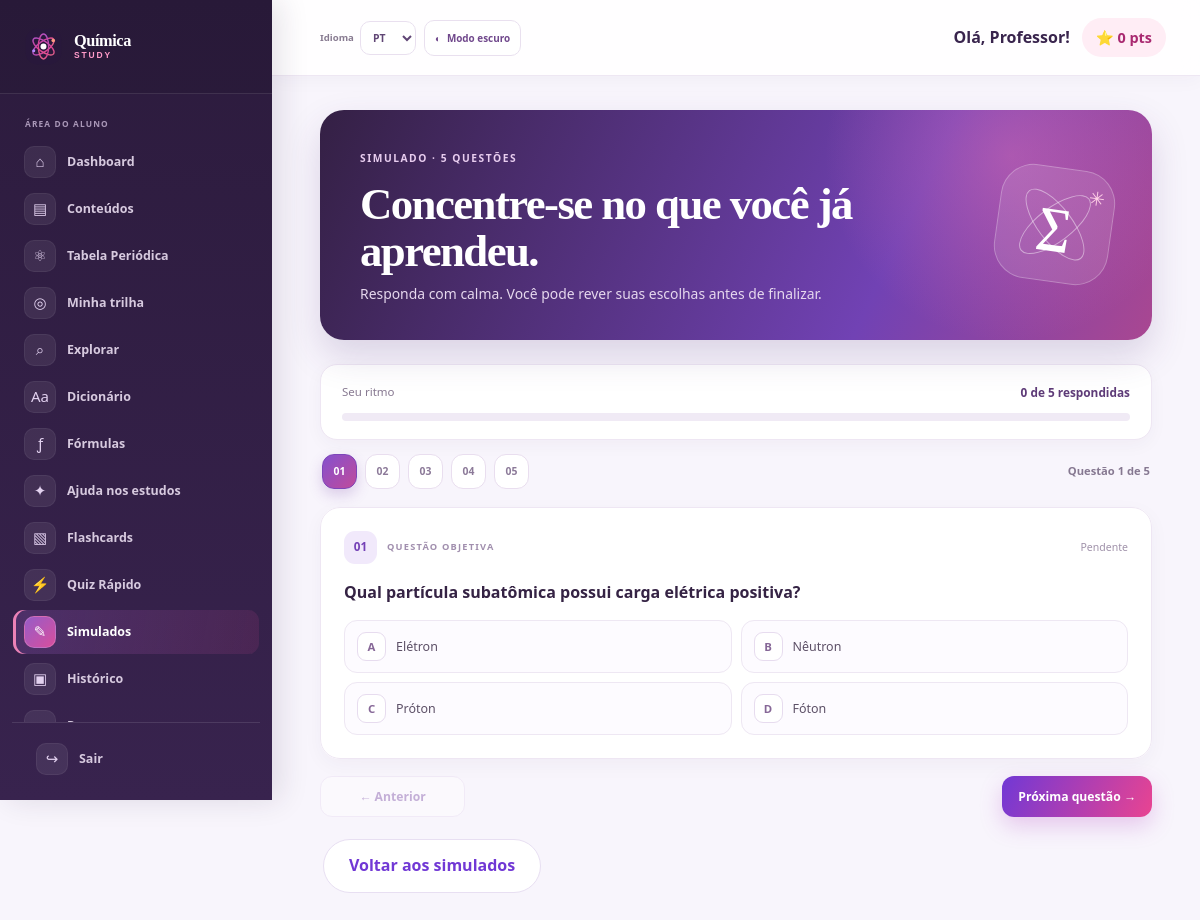
The app's page /aluno/simulado.php?id=1 (signed in) with its own data.
### tables this page shows
CREATE TABLE `usuarios` (
  `id` int(11) NOT NULL,
  `nome` varchar(100) NOT NULL,
  `email` varchar(100) NOT NULL,
  `senha` varchar(255) NOT NULL,
  `tipo` enum('aluno','admin') DEFAULT 'aluno',
  `pontos` int(11) DEFAULT 0,
  `criado_em` timestamp NOT NULL DEFAULT current_timestamp(),
  `avatar_key` varchar(20) NOT NULL DEFAULT 'atom',
  `foto_perfil` varchar(255) DEFAULT NULL
);

CREATE TABLE `questoes` (
  `id` int(11) NOT NULL,
  `conteudo_id` int(11) DEFAULT NULL,
  `tipo` enum('multipla','vf','dissertativa') DEFAULT 'multipla',
  `enunciado` text NOT NULL,
  `alt_a` varchar(255) DEFAULT NULL,
  `alt_b` varchar(255) DEFAULT NULL,
  `alt_c` varchar(255) DEFAULT NULL,
  `alt_d` varchar(255) DEFAULT NULL,
  `resposta_correta` text NOT NULL,
  `explicacao` text NOT NULL,
  `criado_em` timestamp NOT NULL DEFAULT current_timestamp()
);

### includes/funcoes.php (called while the page is built, shortened)
<?php
function escape($string) {
    return htmlspecialchars($string, ENT_QUOTES, 'UTF-8');
}
?>

### includes/auth.php (called while the page is built, shortened)
<?php
function getUsuarioLogado() {
    if (isset($_SESSION['usuario_id'])) {
        return [
            'id' => $_SESSION['usuario_id'],
            'nome' => $_SESSION['usuario_nome'],
            'tipo' => $_SESSION['usuario_tipo'],
            'pontos' => $_SESSION['usuario_pontos'] ?? 0
        ];
    }
    return null;
}
?>

### aluno/simulado.php (the view, shortened to what this page needs)
<?php
$css_extra = 'quiz.css';
require_once '../includes/header.php';
$simulado_id = (int)($_GET['id'] ?? 0);
$stmt = $pdo->prepare("SELECT q.id, q.enunciado, q.alt_a, q.alt_b, q.alt_c, q.alt_d, q.tipo FROM questoes q JOIN simulado_questoes sq ON q.id = sq.questao_id WHERE sq.simulado_id = :id ORDER BY sq.id");
$stmt->execute(['id' => $simulado_id]);
$questoes = $stmt->fetchAll();
?>
<section class="quiz-page">
    <div class="quiz-intro">
        <div><span class="quiz-kicker">SIMULADO · <?= count($questoes) ?> QUESTÕES</span><h1>Concentre-se no que você já aprendeu.</h1><p>Responda com calma. Você pode rever suas escolhas antes de finalizar.</p></div>
        <div class="quiz-intro-art" aria-hidden="true"><span>∑</span><i>✳</i></div>
    </div>
    <form method="POST" action="resultado.php" class="quiz-form" data-quiz-form data-question-count="<?= count($questoes) ?>">
        <div class="quiz-progress-card"><div class="quiz-progress-copy"><span>Seu ritmo</span><strong id="quiz-progress-label">0 de <?= count($questoes) ?> respondidas</strong></div><div class="quiz-progress-track" role="progressbar" aria-label="Questões respondidas" aria-valuemin="0" aria-valuemax="<?= count($questoes) ?>" aria-valuenow="0"><span id="quiz-progress-fill"></span></div></div>
        <div class="quiz-question-list">
            <?php foreach ($questoes as $index => $q): ?>
                <fieldset class="quiz-question" data-question-card>
                    <div class="quiz-question-top"><span class="question-badge"><?= str_pad((string)($index + 1), 2, '0', STR_PAD_LEFT) ?></span><span class="question-type"><?= $q['tipo'] === 'dissertativa' ? 'RESPOSTA ABERTA' : 'QUESTÃO OBJETIVA' ?></span><span class="question-state">Pendente</span></div>
                    <p class="quiz-question-text"><?= escape($q['enunciado']) ?></p>
                    <?php if ($q['tipo'] === 'multipla'): ?>
                        <div class="quiz-options">
                            <?php foreach (['A' => $q['alt_a'], 'B' => $q['alt_b'], 'C' => $q['alt_c'], 'D' => $q['alt_d']] as $letra => $alternativa): ?>
                                <label class="quiz-option"><span class="option-letter"><?= $letra ?></span><span class="option-text"><?= escape($alternativa) ?></span></label>
                            <?php endforeach; ?>
                        </div>
                    <?php else: ?>
                        <textarea class="essay-answer" name="respostas[<?= (int)$q['id'] ?>]" rows="5" required placeholder="Organize suas ideias e escreva sua resposta…"></textarea>
                    <?php endif; ?>
                </fieldset>
            <?php endforeach; ?>
        </div>
        <div class="quiz-submit-row"><a href="simulados.php" class="btn btn-secondary">Voltar aos simulados</a><button type="submit" class="btn btn-primary btn-large">Finalizar simulado <span>↗</span></button></div>
    </form>
</section>
<?php require_once '../includes/footer.php'; ?>

### includes/header.php (shortened to what this page needs)
<?php
require_once __DIR__ . '/auth.php';
require_once __DIR__ . '/conexao.php';
require_once __DIR__ . '/funcoes.php';
$usuario = getUsuarioLogado();
$pagina_atual = basename($_SERVER['PHP_SELF']);
$stmt_pts = $pdo->prepare("SELECT pontos, avatar_key, foto_perfil FROM usuarios WHERE id = :id");
$stmt_pts->execute(['id' => $usuario['id']]);
$usuario_perfil = $stmt_pts->fetch();
$pontos_atualizados = $usuario_perfil['pontos'];
$usuario['pontos'] = $pontos_atualizados;
$usuario['avatar_key'] = $usuario_perfil['avatar_key'];
$usuario['foto_perfil'] = $usuario_perfil['foto_perfil'];
?>
<!DOCTYPE html>
<html lang="pt-BR">
<head>
    <link rel="stylesheet" href="../css/style.css?v=20261010-preferences">
    <link rel="stylesheet" href="../css/dashboard.css?v=20261010-preferences">
    <link rel="stylesheet" href="../css/preferences.css?v=20261010-agenda-calendar">
    <?php if (isset($css_extra)): ?>
        <link rel="stylesheet" href="../css/<?= escape($css_extra) ?>?v=20261010-agenda-calendar">
    <?php endif; ?>
</head>
<body class="dashboard-body student-app" data-user-role="<?= escape($usuario['tipo']) ?>">
    <div class="app-container">
        <aside class="sidebar" id="sidebar">
            <div class="sidebar-header">
                <a href="../aluno/dashboard.php" class="logo brand-logo"><img src="../assets/logo-chem.svg" alt=""><span class="brand-name">Química<span>STUDY</span></span></a>
            </div>
            <nav class="sidebar-nav">
                <a href="dashboard.php" class="nav-item <?= $pagina_atual == 'dashboard.php' ? 'active' : '' ?>">
                    <span class="icon">📊</span> Dashboard
                </a>
                <a href="conteudos.php" class="nav-item <?= in_array($pagina_atual, ['conteudos.php', 'conteudo.php']) ? 'active' : '' ?>">
                    <span class="icon">📚</span> Conteúdos
                </a>
                <a href="tabela-periodica.php" class="nav-item <?= $pagina_atual == 'tabela-periodica.php' ? 'active' : '' ?>">
                    <span class="icon">⚛️</span> Tabela Periódica
                </a>
                <a href="trilha.php" class="nav-item <?= $pagina_atual == 'trilha.php' ? 'active' : '' ?>"><span class="icon">◎</span> Minha trilha</a>
                <a href="explorar.php" class="nav-item <?= $pagina_atual == 'explorar.php' ? 'active' : '' ?>"><span class="icon">⌕</span> Explorar</a>
                <a href="dicionario.php" class="nav-item <?= $pagina_atual == 'dicionario.php' ? 'active' : '' ?>"><span class="icon">Aa</span> Dicionário</a>
                <a href="formulas.php" class="nav-item <?= $pagina_atual == 'formulas.php' ? 'active' : '' ?>"><span class="icon">ƒ</span> Fórmulas</a>
                <a href="chat.php" class="nav-item <?= $pagina_atual == 'chat.php' ? 'active' : '' ?>"><span class="icon">✦</span> Ajuda nos estudos</a>
                <a href="flashcards.php" class="nav-item <?= $pagina_atual == 'flashcards.php' ? 'active' : '' ?>">
                    <span class="icon">🧠</span> Flashcards
                </a>
                <a href="quiz.php" class="nav-item <?= $pagina_atual == 'quiz.php' ? 'active' : '' ?>">
                    <span class="icon">⚡</span> Quiz Rápido
                </a>
                <a href="simulados.php" class="nav-item <?= in_array($pagina_atual, ['simulados.php', 'simulado.php', 'resultado.php']) ? 'active' : '' ?>">
                    <span class="icon">📝</span> Simulados
                </a>
                <a href="historico.php" class="nav-item <?= $pagina_atual == 'historico.php' ? 'active' : '' ?>">
                    <span class="icon">📜</span> Histórico
                </a>
                <a href="progresso.php" class="nav-item <?= $pagina_atual == 'progresso.php' ? 'active' : '' ?>">
                    <span class="icon">📈</span> Progresso
                </a>
            </nav>
            <div class="sidebar-footer">
                <a href="../logout.php" class="nav-item logout">
                    <span class="icon">🚪</span> Sair
                </a>
            </div>
        </aside>
        <main class="main-content">
            <header class="topbar">
                <div class="appearance-controls"><label for="language-select" class="language-control"><span>Idioma</span><select id="language-select" aria-label="Idioma"><option value="pt">PT</option><option value="en">EN</option><option value="es">ES</option></select></label><button type="button" class="theme-toggle" id="theme-toggle" aria-label="Alternar tema" aria-pressed="false"><span aria-hidden="true">◐</span><span id="theme-label">Modo escuro</span></button></div>
                <div class="user-info">
                    <span class="user-name">Olá, <?= escape($usuario['nome']) ?>!</span>
                    <span class="user-points">⭐ <?= $usuario['pontos'] ?> pts</span>
                </div>
            </header>
            <div class="content-wrapper">

### css/style.css (style rules this page uses)
:root { --primary: #0ea5e9; --primary-dark: #0284c7; --secondary: #10b981; --accent: #f59e0b; --dark: #0f172a; --dark-light: #1e293b; --light: #f8fafc; --gray: #64748b; --danger: #ef4444; --radius: 12px; --shadow: 0 4px 6px -1px rgba(0, 0, 0, 0.1), 0 2px 4px -1px rgba(0, 0, 0, 0.06); --shadow-lg: 0 10px 15px -3px rgba(0, 0, 0, 0.1), 0 4px 6px -2px rgba(0, 0, 0, 0.05); }
* { margin: 0; padding: 0; box-sizing: border-box; font-family: 'Segoe UI', system-ui, sans-serif; }
body { background-color: var(--light); color: var(--dark); line-height: 1.6; }
.btn { display: inline-flex; align-items: center; justify-content: center; padding: 12px 24px; border-radius: var(--radius); font-weight: 600; text-decoration: none; border: none; cursor: pointer; transition: all 0.3s ease; font-size: 1rem; }
.btn-secondary { background-color: white; color: var(--primary); border: 2px solid var(--primary); }
.logo { font-size: 1.5rem; font-weight: 800; color: var(--dark); text-decoration: none; display: flex; align-items: center; gap: 8px; }
.logo span { color: var(--primary); }
.brand-logo { gap: 10px; font-size: 1.08rem !important; }
.brand-logo img { width: 39px; height: 39px; }
.brand-logo > span { color: #fff !important; }
.brand-logo > span > span { color: #f28ab9 !important; }
.brand-logo .brand-name { display: grid; gap: 1px; color: #fff !important; font: 700 1.02rem/1.05 Georgia, 'Times New Roman', serif; letter-spacing: -.025em; }
.brand-logo .brand-name > span { color: #f28ab9 !important; font: 800 .53rem/1.2 Arial, sans-serif; letter-spacing: .22em; }
:root { --primary: #7138d5; --primary-dark: #5924b4; --secondary: #e94491; --accent: #ffb454; --dark: #281838; --dark-light: #432559; --light: #fbf8ff; --gray: #74677f; --danger: #d83c66; --radius: 18px; --shadow: 0 8px 24px rgba(48, 25, 72, .08); --shadow-lg: 0 22px 60px rgba(48, 25, 72, .16); }
body { background: #fbf8ff; color: #281838; }
.btn { border-radius: 999px; padding: 13px 25px; font-weight: 700; }
.btn-secondary { color: #7138d5; background: #fff; border: 1px solid #e8dff2; }
.logo { color: #281838; letter-spacing: -.04em; }
.logo span { color: #e94491; }

### records on screen
usuarios: pontos "0"
questoes: index "01", tipo "QUESTÃO OBJETIVA", enunciado "Qual partícula subatômica possui carga elétrica positiva?", letra "A", alt_a "Elétron", letra "B", alt_b "Nêutron", letra "C", alt_c "Próton", letra "D", alt_d "Fóton"

### other values on screen
$usuario['nome'] "Professor"
count($questoes) "5"
